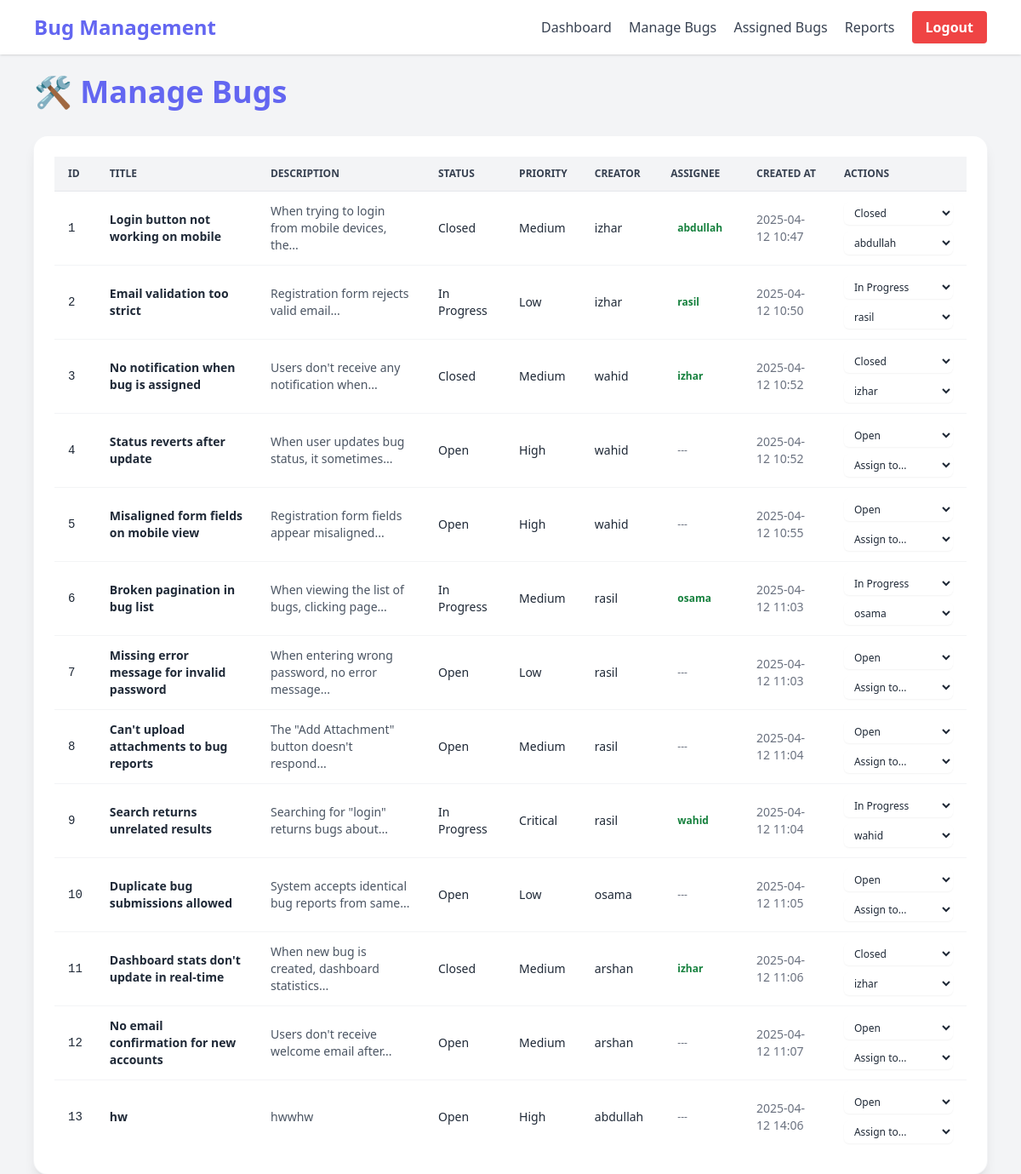
Page /admin/manage_bugs (signed in) on the committed database.
### app.py (models this page shows, shortened)
class Bug(db.Model):
    id = db.Column(db.Integer, primary_key=True)
    title = db.Column(db.String(100), nullable=False)
    description = db.Column(db.Text, nullable=False)
    status = db.Column(db.String(20), default='Open')
    priority = db.Column(db.String(20), default='Medium')
    created_at = db.Column(db.DateTime, default=datetime.utcnow)
    updated_at = db.Column(db.DateTime, default=datetime.utcnow, onupdate=datetime.utcnow)
    creator_id = db.Column(db.Integer, db.ForeignKey('user.id'), nullable=False)
    assignee_id = db.Column(db.Integer, db.ForeignKey('user.id'))

class User(UserMixin, db.Model):
    id = db.Column(db.Integer, primary_key=True)
    username = db.Column(db.String(80), unique=True, nullable=False)
    email = db.Column(db.String(120), unique=True, nullable=False)
    password_hash = db.Column(db.String(128))
    is_admin = db.Column(db.Boolean, default=False)
    bugs_created = db.relationship('Bug', backref='creator', lazy=True, foreign_keys='Bug.creator_id')
    bugs_assigned = db.relationship('Bug', backref='assignee', lazy=True, foreign_keys='Bug.assignee_id')

### app.py (the view)
@app.route('/admin/manage_bugs')
@login_required
def manage_bugs():
    if not current_user.is_admin:
        return redirect(url_for('user_dashboard'))
    bugs = Bug.query.all()
    users = User.query.filter_by(is_admin=False).all()
    return render_template('admin/manage_bugs.html', bugs=bugs, users=users)

### app.py (called while the page is built)
@login_manager.user_loader
def load_user(user_id):
    return User.query.get(int(user_id))

### templates/admin/manage_bugs.html (shortened to what this page needs)
{% extends "base.html" %}
{% block content %}
<div class="space-y-8">
    <h1 class="text-4xl font-extrabold text-primary animate-fade-in flex items-center gap-2">
        🛠️ Manage Bugs
    </h1>
    <div class="overflow-x-auto bg-white rounded-2xl shadow-lg p-6 animate-fade-in ring-1 ring-gray-100">
        <table class="min-w-full divide-y divide-gray-200 text-sm text-left text-gray-800">
            <thead class="bg-gray-100 text-gray-700 uppercase text-xs">
                <tr>
                    <th class="px-4 py-3">ID</th>
                    <th class="px-4 py-3">Title</th>
                    <th class="px-4 py-3">Description</th>
                    <th class="px-4 py-3">Status</th>
                    <th class="px-4 py-3">Priority</th>
                    <th class="px-4 py-3">Creator</th>
                    <th class="px-4 py-3">Assignee</th>
                    <th class="px-4 py-3">Created At</th>
                    <th class="px-4 py-3">Actions</th>
                </tr>
            </thead>
            <tbody class="divide-y divide-gray-100">
                {% for bug in bugs %}
                <tr class="hover:bg-gray-50 transition-all duration-200">
                    <td class="px-4 py-3 font-mono">{{ bug.id }}</td>
                    <td class="px-4 py-3 font-semibold">{{ bug.title }}</td>
                    <td class="px-4 py-3 text-gray-600">{{ bug.description|truncate(50) }}</td>
                    <td class="px-4 py-3">
                        <span class="status-badge {{ bug.status|lower|replace(' ', '-') }}">
                            {{ bug.status }}
                        </span>
                    </td>
                    <td class="px-4 py-3">
                        <span class="priority-badge {{ bug.priority|lower }}">
                            {{ bug.priority }}
                        </span>
                    </td>
                    <td class="px-4 py-3">{{ bug.creator.username }}</td>
                    <td class="px-4 py-3">
                        {% if bug.assignee %}
                        <span class="inline-block text-xs font-semibold text-green-700  px-2 py-1 rounded-full">
                            {{ bug.assignee.username }}
                        </span>
                        {% else %}
                        <span class="inline-block text-xs text-gray-500 px-2 py-1 rounded-full ">---</span>
                        {% endif %}
                    </td>
                    <td class="px-4 py-3 text-sm text-gray-500">{{ bug.created_at.strftime('%Y-%m-%d %H:%M') }}</td>
                    <td class="px-4 py-3 space-y-2 min-w-[160px]">
                        <form method="POST" action="{{ url_for('update_bug_status', bug_id=bug.id) }}">
                            <select name="status" onchange="this.form.submit()"
                                class="block w-full rounded-md border-gray-300 shadow-sm text-xs px-2 py-1 bg-white hover:border-blue-500 focus:ring-1 focus:ring-blue-500">
                                <option value="Open" {% if bug.status == 'Open' %}selected{% endif %}>Open</option>
                                <option value="In Progress" {% if bug.status == 'In Progress' %}selected{% endif %}>In Progress</option>
                                <option value="Closed" {% if bug.status == 'Closed' %}selected{% endif %}>Closed</option>
                            </select>
                        </form>
                        <form method="POST" action="{{ url_for('assign_bug', bug_id=bug.id) }}">
                            <select name="assignee_id" onchange="this.form.submit()"
                                class="block w-full rounded-md border-gray-300 shadow-sm text-xs px-2 py-1 bg-white hover:border-blue-500 focus:ring-1 focus:ring-blue-500">
                                <option value="">Assign to...</option>
                                {% for user in users %}
                                <option value="{{ user.id }}" {% if bug.assignee_id == user.id %}selected{% endif %}>
                                    {{ user.username }}
                                </option>
                                {% endfor %}
                            </select>
                        </form>
                    </td>
                </tr>
                {% endfor %}
            </tbody>
        </table>
    </div>
</div>
{% endblock %}

### templates/admin/manage_bugs.html (style rules this page uses)
.animate-fade-in { animation: fadeIn 0.4s ease-out both; }
.status-badge { @apply inline-block text-xs font-medium px-2 py-1 rounded-full; }
.status-badge.open { @apply bg-orange-100 text-orange-600; }
.status-badge.in-progress { @apply bg-yellow-100 text-yellow-600; }
.status-badge.closed { @apply bg-green-100 text-green-600; }
.priority-badge { @apply inline-block text-xs font-medium px-2 py-1 rounded-full; }
.priority-badge.low { @apply bg-blue-100 text-blue-600; }
.priority-badge.medium { @apply bg-yellow-100 text-yellow-600; }
.priority-badge.high { @apply bg-red-100 text-red-600; }

### rows in the picture
Bug: id "1", title "Login button not working on mobile", description "When trying to login from mobile devices, the...", status "Closed", priority "Medium", creator.username "izhar", assignee.username "abdullah", created_at "2025-04-12 10:47", assignee_id "abdullah"
Bug: id "2", title "Email validation too strict", description "Registration form rejects valid email...", status "In Progress", priority "Low", creator.username "izhar", assignee.username "rasil", created_at "2025-04-12 10:50", assignee_id "rasil"
Bug: id "3", title "No notification when bug is assigned", description "Users don't receive any notification when...", status "Closed", priority "Medium", creator.username "wahid", assignee.username "izhar", created_at "2025-04-12 10:52", assignee_id "izhar"
Bug: id "4", title "Status reverts after update", description "When user updates bug status, it sometimes...", status "Open", priority "High", creator.username "wahid", created_at "2025-04-12 10:52"
Bug: id "5", title "Misaligned form fields on mobile view", description "Registration form fields appear misaligned...", status "Open", priority "High", creator.username "wahid", created_at "2025-04-12 10:55"
Bug: id "6", title "Broken pagination in bug list", description "When viewing the list of bugs, clicking page...", status "In Progress", priority "Medium", creator.username "rasil", assignee.username "osama", created_at "2025-04-12 11:03", assignee_id "osama"
Bug: id "7", title "Missing error message for invalid password", description "When entering wrong password, no error message...", status "Open", priority "Low", creator.username "rasil", created_at "2025-04-12 11:03"
Bug: id "8", title "Can't upload attachments to bug reports", description "The \"Add Attachment\" button doesn't respond...", status "Open", priority "Medium", creator.username "rasil", created_at "2025-04-12 11:04"
Bug: id "9", title "Search returns unrelated results", description "Searching for \"login\" returns bugs about...", status "In Progress", priority "Critical", creator.username "rasil", assignee.username "wahid", created_at "2025-04-12 11:04", assignee_id "wahid"
Bug: id "10", title "Duplicate bug submissions allowed", description "System accepts identical bug reports from same...", status "Open", priority "Low", creator.username "osama", created_at "2025-04-12 11:05"
Bug: id "11", title "Dashboard stats don't update in real-time", description "When new bug is created, dashboard statistics...", status "Closed", priority "Medium", creator.username "arshan", assignee.username "izhar", created_at "2025-04-12 11:06", assignee_id "izhar"
Bug: id "12", title "No email confirmation for new accounts", description "Users don't receive welcome email after...", status "Open", priority "Medium", creator.username "arshan", created_at "2025-04-12 11:07"
Bug: id "13", title "hw", description "hwwhw", status "Open", priority "High", creator.username "abdullah", created_at "2025-04-12 14:06"
